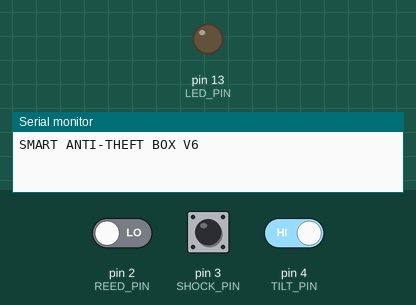
Simulated run of this sketch. Board: Arduino Uno, built with avr-gcc and run on an emulated ATmega328P. Parts: output pins drawn as LEDs (lit = HIGH), the last lines printed to the serial monitor. The inputs (shaded band) are chosen by the test bench; at power-on: pin 2 (REED_PIN) LOW, pin 4 (TILT_PIN) HIGH, pin 3 (SHOCK_PIN) HIGH.

Above: at 1.2 s.
1.3 s: pin 2 (REED_PIN) driven HIGH
At 2.6 s:
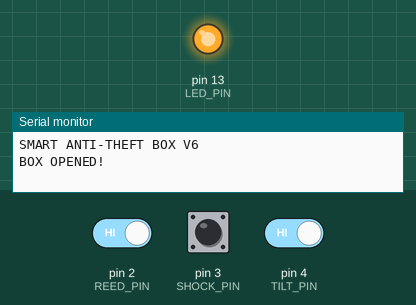
5.8 s: pin 2 (REED_PIN) driven LOW and pin 4 (TILT_PIN) driven HIGH
At 7.2 s:
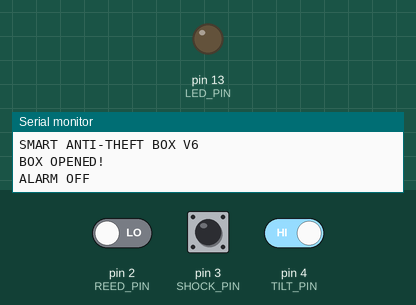
Timing chart, 0 to 8.8 s (numbered marks = the images above; inputs shaded):
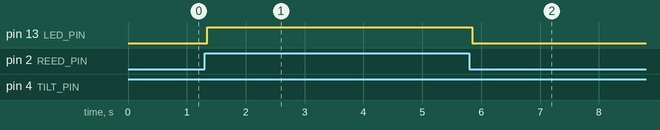

The sketch:

teensy.ino
```cpp
const int REED_PIN = 2;
const int SHOCK_PIN = 3;
const int TILT_PIN = 4;
const int LED_PIN = 13;

const unsigned long alarmOffDelay = 4000;
const unsigned long debounceDelay = 50;

int reedState = LOW;
int shockState = HIGH;
int tiltState = HIGH;

int lastReed = LOW;
int lastShock = HIGH;
int lastTilt = HIGH;

unsigned long reedTimer = 0;
unsigned long shockTimer = 0;
unsigned long tiltTimer = 0;

unsigned long lastEventTime = 0;

bool alarmActive = false;

void setup() {
  Serial.begin(115200);

  pinMode(REED_PIN, INPUT);
  pinMode(SHOCK_PIN, INPUT);
  pinMode(TILT_PIN, INPUT);

  pinMode(LED_PIN, OUTPUT);
  digitalWrite(LED_PIN, LOW);

  Serial.println("SMART ANTI-THEFT BOX V6");
}

void loop() {
  unsigned long now = millis();

  // REED
  int r = digitalRead(REED_PIN);

  if (r != lastReed) {
    lastReed = r;
    reedTimer = now;
  }

  if (now - reedTimer >= debounceDelay && r != reedState) {
    reedState = r;

    if (reedState == HIGH) {
      alarmActive = true;
      lastEventTime = now;
      Serial.println("BOX OPENED!");
    }
  }

  // SHOCK
  int s = digitalRead(SHOCK_PIN);

  if (s != lastShock) {
    lastShock = s;
    shockTimer = now;
  }

  if (now - shockTimer >= debounceDelay && s != shockState) {
    shockState = s;

    if (shockState == LOW) {
      alarmActive = true;
      lastEventTime = now;
      Serial.println("SHOCK DETECTED!");
    }
  }

  // TILT
  int t = digitalRead(TILT_PIN);

  if (t != lastTilt) {
    lastTilt = t;
    tiltTimer = now;
  }

  if (now - tiltTimer >= debounceDelay && t != tiltState) {
    tiltState = t;

    if (tiltState == LOW) {
      alarmActive = true;
      lastEventTime = now;
      Serial.println("TILT DETECTED!");
    }
  }

  // ALARM
  bool eventActive = (reedState == HIGH) || (tiltState == LOW);

  if (alarmActive && !eventActive &&
      now - lastEventTime >= alarmOffDelay) {
    alarmActive = false;
    Serial.println("ALARM OFF");
  }

  // LED
  if (alarmActive) {
    digitalWrite(LED_PIN, HIGH);
  } else {
    digitalWrite(LED_PIN, LOW);
  }
}
```

Measured:
- after the input at 1.3 s, pin 13 (LED_PIN): LOW → HIGH after 0.05 s
- after the input at 5.8 s, pin 13 (LED_PIN): HIGH → LOW after 0.05 s
